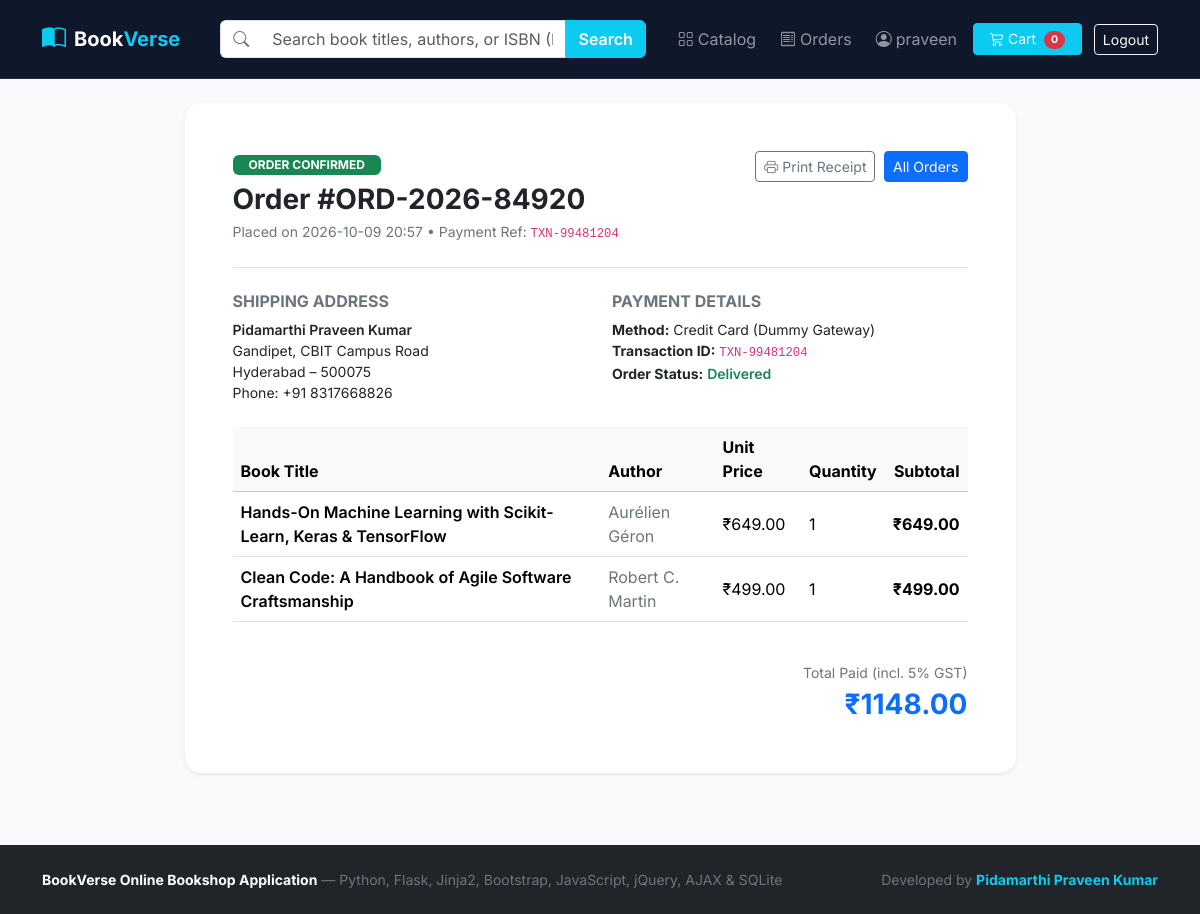
The page /order/1 (signed in) on the database its author committed.
### tables this page shows
CREATE TABLE users (
            id INTEGER PRIMARY KEY AUTOINCREMENT,
            username TEXT UNIQUE NOT NULL,
            full_name TEXT NOT NULL,
            email TEXT UNIQUE NOT NULL,
            password_hash TEXT NOT NULL,
            phone TEXT DEFAULT '',
            address TEXT DEFAULT '',
            city TEXT DEFAULT 'Hyderabad',
            postal_code TEXT DEFAULT '500075',
            bio TEXT DEFAULT 'Avid reader & Computer Science enthusiast.',
            created_at TEXT NOT NULL
        );

CREATE TABLE orders (
            id INTEGER PRIMARY KEY AUTOINCREMENT,
            order_number TEXT UNIQUE NOT NULL,
            user_id INTEGER NOT NULL,
            total_amount REAL NOT NULL,
            payment_method TEXT NOT NULL,
            payment_reference TEXT NOT NULL,
            shipping_name TEXT NOT NULL,
            shipping_phone TEXT NOT NULL,
            shipping_address TEXT NOT NULL,
            shipping_city TEXT NOT NULL,
            shipping_postal_code TEXT NOT NULL,
            status TEXT DEFAULT 'Confirmed',
            created_at TEXT NOT NULL,
            FOREIGN KEY (user_id) REFERENCES users (id)
        );

CREATE TABLE order_items (
            id INTEGER PRIMARY KEY AUTOINCREMENT,
            order_id INTEGER NOT NULL,
            book_id INTEGER NOT NULL,
            book_title TEXT NOT NULL,
            book_author TEXT NOT NULL,
            unit_price REAL NOT NULL,
            quantity INTEGER NOT NULL,
            subtotal REAL NOT NULL,
            FOREIGN KEY (order_id) REFERENCES orders (id),
            FOREIGN KEY (book_id) REFERENCES books (id)
        );

### app.py (the view)
@app.route("/order/<int:order_id>")
@login_required
def order_detail(order_id):
    db = get_db()
    order = db.execute(
        "SELECT * FROM orders WHERE id = ? AND user_id = ?",
        (order_id, session["user_id"]),
    ).fetchone()
    if not order:
        flash("Order not found.", "warning")
        return redirect(url_for("order_history"))
    items = db.execute(
        "SELECT * FROM order_items WHERE order_id = ?", (order_id,)
    ).fetchall()
    return render_template("order_detail.html", order=order, items=items)

### app.py (called while the page is built)
def get_db():
    if "db" not in g:
        g.db = sqlite3.connect(DATABASE_PATH)
        g.db.row_factory = sqlite3.Row
    return g.db

def login_required(view_func):
    @wraps(view_func)
    def wrapped(*args, **kwargs):
        if "user_id" not in session:
            if request.is_json or request.path.startswith("/api/"):
                return jsonify({"success": False, "error": "Authentication required", "redirect": url_for("login")}), 401
            flash("Please log in to access this page.", "warning")
            return redirect(url_for("login"))
        return view_func(*args, **kwargs)
    return wrapped

@app.context_processor
def inject_globals():
    user = None
    cart_count = 0
    if "user_id" in session:
        db = get_db()
        user = db.execute("SELECT * FROM users WHERE id = ?", (session["user_id"],)).fetchone()
        row = db.execute(
            "SELECT COALESCE(SUM(quantity), 0) AS total_qty FROM cart_items WHERE user_id = ?",
            (session["user_id"],),
        ).fetchone()
        cart_count = row["total_qty"] if row else 0
    return {"current_user": user, "cart_count": cart_count}

### templates/order_detail.html (shortened to what this page needs)
{% extends "base.html" %}
{% block content %}
<div class="row justify-content-center">
  <div class="col-lg-9">
    <div class="card border-0 shadow-sm rounded-4 p-4 p-md-5">
      <div class="d-flex flex-wrap justify-content-between align-items-start border-bottom pb-4 mb-4">
        <div>
          <span class="badge bg-success mb-2 px-3 py-1">ORDER CONFIRMED</span>
          <h3 class="fw-bold mb-1">Order #{{ order.order_number }}</h3>
          <div class="text-secondary small">Placed on {{ order.created_at }} &bull; Payment Ref: <code>{{ order.payment_reference }}</code></div>
        </div>
        <div class="text-md-end mt-3 mt-md-0">
          <button onclick="window.print()" class="btn btn-outline-secondary btn-sm">
            <i class="bi bi-printer me-1"></i>Print Receipt
          </button>
          <a href="{{ url_for('order_history') }}" class="btn btn-primary btn-sm ms-1">All Orders</a>
        </div>
      </div>
      <div class="row g-4 mb-4 small">
        <div class="col-md-6">
          <h6 class="fw-bold text-uppercase text-secondary">Shipping Address</h6>
          <div class="fw-semibold">{{ order.shipping_name }}</div>
          <div>{{ order.shipping_address }}</div>
          <div>{{ order.shipping_city }} &ndash; {{ order.shipping_postal_code }}</div>
          <div>Phone: {{ order.shipping_phone }}</div>
        </div>
        <div class="col-md-6">
          <h6 class="fw-bold text-uppercase text-secondary">Payment Details</h6>
          <div><strong>Method:</strong> {{ order.payment_method }}</div>
          <div><strong>Transaction ID:</strong> <code>{{ order.payment_reference }}</code></div>
          <div><strong>Order Status:</strong> <span class="text-success fw-semibold">{{ order.status }}</span></div>
        </div>
      </div>
      <div class="table-responsive mb-4">
        <table class="table align-middle">
          <thead class="table-light">
            <tr>
              <th>Book Title</th>
              <th>Author</th>
              <th>Unit Price</th>
              <th>Quantity</th>
              <th class="text-end">Subtotal</th>
            </tr>
          </thead>
          <tbody>
            {% for item in items %}
              <tr>
                <td class="fw-semibold">{{ item.book_title }}</td>
                <td class="text-secondary">{{ item.book_author }}</td>
                <td>&#8377;{{ "%.2f"|format(item.unit_price) }}</td>
                <td>{{ item.quantity }}</td>
                <td class="text-end fw-bold">&#8377;{{ "%.2f"|format(item.subtotal) }}</td>
              </tr>
            {% endfor %}
          </tbody>
        </table>
      </div>
      <div class="d-flex justify-content-end">
        <div class="text-end">
          <div class="text-secondary small">Total Paid (incl. 5% GST)</div>
          <div class="fs-3 fw-bold text-primary">&#8377;{{ "%.2f"|format(order.total_amount) }}</div>
        </div>
      </div>
    </div>
  </div>
</div>
{% endblock %}

### templates/base.html (shortened to what this page needs)
<!DOCTYPE html>
<html lang="en">
<head>
  <link href="https://cdn.jsdelivr.net/npm/bootstrap@5.3.3/dist/css/bootstrap.min.css" rel="stylesheet">
  <link href="https://cdn.jsdelivr.net/npm/bootstrap-icons@1.11.3/font/bootstrap-icons.min.css" rel="stylesheet">
</head>
<body>
  <nav class="navbar navbar-expand-lg navbar-dark navbar-bookshop sticky-top py-3">
    <div class="container">
      <a class="navbar-brand fw-bold d-flex align-items-center gap-2" href="{{ url_for('index') }}">
        <i class="bi bi-book-half text-info fs-4"></i>
        <span>Book<span class="text-info">Verse</span></span>
      </a>
      <div class="collapse navbar-collapse" id="bookshopNav">
        <div class="mx-lg-4 my-2 my-lg-0 flex-grow-1 position-relative" style="max-width: 480px;">
          <form action="{{ url_for('index') }}" method="GET" class="d-flex">
            <div class="input-group">
              <span class="input-group-text bg-white border-end-0 text-secondary">
                <i class="bi bi-search"></i>
              </span>
              <input
                type="text"
                id="live-search-input"
                name="q"
                value="{{ search_query or '' }}"
                class="form-control border-start-0"
                placeholder="Search book titles, authors, or ISBN (Live AJAX)..."
                autocomplete="off"
              >
              <button class="btn btn-info text-white fw-semibold" type="submit">Search</button>
            </div>
          </form>
        </div>
        <ul class="navbar-nav ms-auto align-items-lg-center gap-2">
          <li class="nav-item">
            <a class="nav-link" href="{{ url_for('index') }}"><i class="bi bi-grid me-1"></i>Catalog</a>
          </li>
          {% if current_user %}
            <li class="nav-item">
              <a class="nav-link" href="{{ url_for('order_history') }}"><i class="bi bi-receipt me-1"></i>Orders</a>
            </li>
            <li class="nav-item">
              <a class="nav-link" href="{{ url_for('profile') }}"><i class="bi bi-person-circle me-1"></i>{{ current_user.username }}</a>
            </li>
            <li class="nav-item">
              <a class="btn btn-info text-white btn-sm px-3 position-relative" href="{{ url_for('cart_view') }}">
                <i class="bi bi-cart3 me-1"></i>Cart
                <span id="nav-cart-badge" class="badge rounded-pill bg-danger ms-1">{{ cart_count }}</span>
              </a>
            </li>
            <li class="nav-item">
              <a class="btn btn-outline-light btn-sm ms-lg-1" href="{{ url_for('logout') }}">Logout</a>
            </li>
          {% endif %}
        </ul>
      </div>
    </div>
  </nav>
  <main class="container py-4 flex-grow-1">
    {% block content %}{% endblock %}
  </main>
  <footer class="bg-dark text-secondary py-4 mt-5 small">
    <div class="container d-flex flex-wrap justify-content-between align-items-center">
      <div>
        <strong class="text-white">BookVerse Online Bookshop Application</strong> &mdash; Python, Flask, Jinja2, Bootstrap, JavaScript, jQuery, AJAX &amp; SQLite
      </div>
      <div>
        Developed by <strong class="text-info">Pidamarthi Praveen Kumar</strong>
      </div>
    </div>
  </footer>
</body>
</html>

### templates/base.html (style rules this page uses)
:root { --brand-primary: #2563eb; --brand-dark: #0f172a; --surface-bg: #f8fafc; }
body { font-family: 'Inter', system-ui, -apple-system, sans-serif; background-color: var(--surface-bg); color: #1e293b; min-height: 100vh; display: flex; flex-direction: column; }
.navbar-bookshop { background: #0f172a; border-bottom: 1px solid rgba(255, 255, 255, 0.1); }

### rows shown on the page
users: username "praveen"
orders: order_number "ORD-2026-84920", created_at "2026-10-09 20:57", payment_reference "TXN-99481204", shipping_name "Pidamarthi Praveen Kumar", shipping_address "Gandipet, CBIT Campus Road", shipping_city "Hyderabad", shipping_postal_code "500075", shipping_phone "+91 8317668826", payment_method "Credit Card (Dummy Gateway)", status "Delivered", total_amount "1148.00"
order_items: book_title "Hands-On Machine Learning with Scikit-Learn, Keras & TensorFlow", book_author "Aurélien Géron", unit_price "649.00", quantity "1", subtotal "649.00"
order_items: book_title "Clean Code: A Handbook of Agile Software Craftsmanship", book_author "Robert C. Martin", unit_price "499.00", quantity "1", subtotal "499.00"

### other values the page prints
{{ cart_count }} "0"
